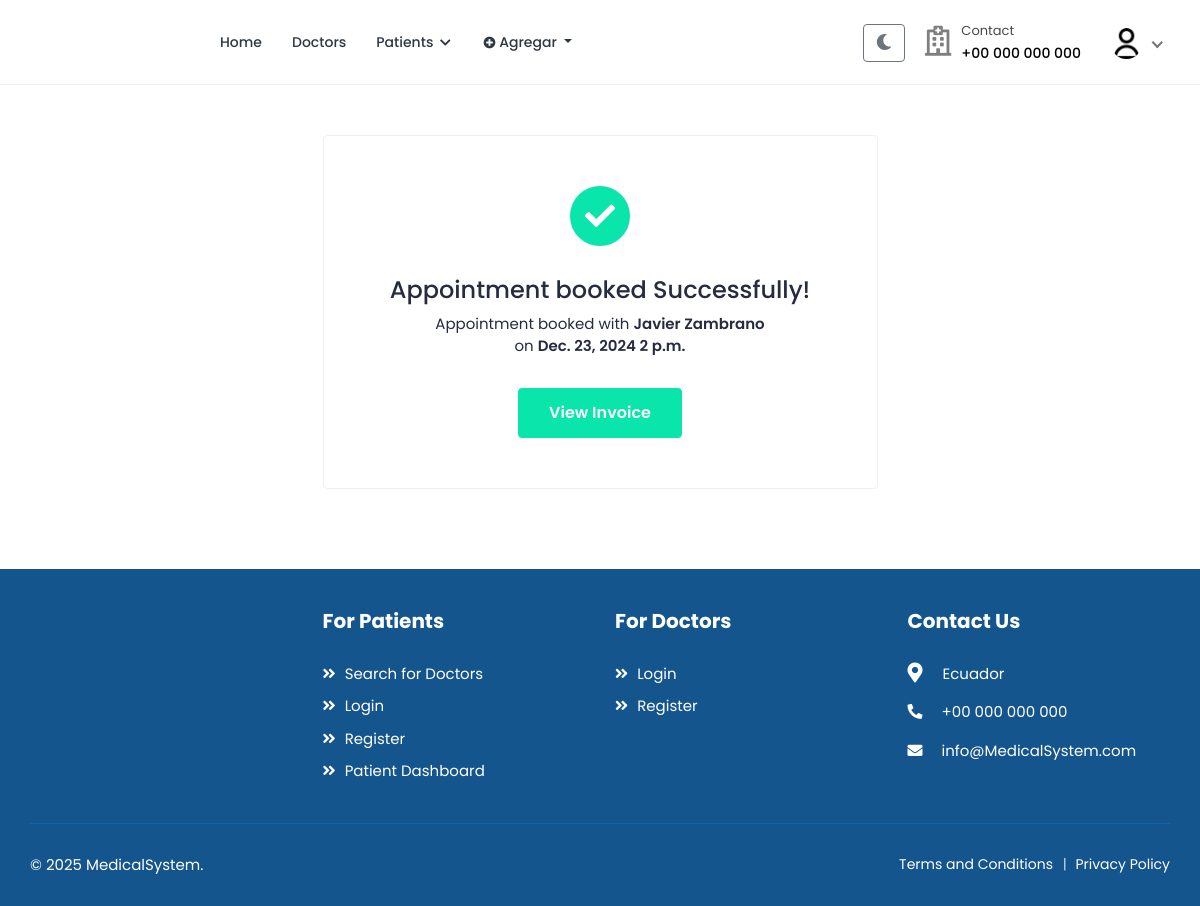
Screenshot of /bookings/1/success/ (signed in) with the database file from the repository.
### accounts/models.py (models this page shows, shortened)
class User(AbstractUser):
    class RoleChoices(models.TextChoices):
        DOCTOR = "doctor", "Doctor"
        PATIENT = "patient", "Patient"
    username = models.CharField(max_length=30, unique=True)
    role = models.CharField(
        choices=RoleChoices.choices,
        max_length=20,
        default="patient",
        error_messages={"required": "Role must be provided"},
    )
    email = models.EmailField(
        blank=True,
        error_messages={
            "unique": "A user with that email already exists.",
        },
    )
    first_name = models.CharField(max_length=150, blank=True)
    last_name = models.CharField(max_length=150, blank=True)
    registration_number = models.IntegerField(null=True, blank=True)
    USERNAME_FIELD = "username"
    REQUIRED_FIELDS = []
    objects = CustomUserManager()
    def get_full_name(self):
        full_name = "%s %s" % (self.first_name, self.last_name)
        return full_name.strip() or self.username

class Profile(models.Model):
    user = models.OneToOneField(User, on_delete=models.CASCADE, related_name="profile")
    avatar = models.ImageField(default="defaults/user.png", upload_to=profile_photo_directory_path)
    image = models.ImageField(upload_to='profiles/', null=True, blank=True)
    bio = models.TextField(blank=True, null=True)
    phone = models.CharField(max_length=20, blank=True, null=True)
    dob = models.DateField(blank=True, null=True)
    about = models.TextField(blank=True, null=True)
    specialization = models.CharField(max_length=255, blank=True, null=True)
    gender = models.CharField(max_length=10,
                              choices=
                              [("male", "Male"),
                               ("female", "Female"),
                               ("other", "Other")],blank=True,)
    address = models.TextField(blank=True, null=True)
    city = models.CharField(max_length=100, blank=True)
    state = models.CharField(max_length=100, blank=True)
    postal_code = models.CharField(max_length=20, blank=True)
    country = models.CharField(max_length=100, blank=True)
    price_per_consultation = models.DecimalField(max_digits=10, decimal_places=2, null=True, blank=True)
    is_available = models.BooleanField(default=True)
    blood_group = models.CharField(max_length=5,
        choices=[
            ("A+", "A+"),
            ("A-", "A-"),
            ("B+", "B+"),
            ("B-", "B-"),
            ("O+", "O+"),
            ("O-", "O-"),
            ("AB+", "AB+"),
            ("AB-", "AB-"),
        ],
        blank=True,
        null=True,
    )
    allergies = models.TextField(blank=True, null=True)
    medical_conditions = models.TextField(blank=True, null=True)
    experience = models.PositiveIntegerField(default=0)
    @property
    def image(self):
        return (
            self.avatar.url
            if self.avatar.storage.exists(self.avatar.name)
            else f"{settings.MEDIA_URL}defaults/user.png"
        )

### bookings/models.py (models this page shows, shortened)
class Booking(models.Model):
    STATUS_CHOICES = (
        ('pending', 'Pendiente'),
        ('confirmed', 'Confirmada'),
        ('cancelled', 'Cancelada'),
        ('completed', 'Completada'),
        ('no_show', 'No Show'),
    )
    CONSULTATION_TYPES = (
        ('normal', 'Consulta General'),
        ('specialty', 'Consulta por Especialidad'),
    )
    doctor = models.ForeignKey(
        settings.AUTH_USER_MODEL,
        on_delete=models.CASCADE,
        related_name="appointments",
        limit_choices_to={"role": "doctor"},
    )
    patient = models.ForeignKey(
        settings.AUTH_USER_MODEL,
        on_delete=models.CASCADE,
        related_name="patient_appointments",
        limit_choices_to={"role": "patient"},
    )
    appointment_date = models.DateField()
    appointment_time = models.TimeField()
    booking_date = models.DateTimeField(auto_now_add=True)
    status = models.CharField(
        max_length=20,
        choices=STATUS_CHOICES,
        default="pending",
    )
    notes = models.TextField(blank=True, null=True)
    consultation_type = models.CharField(
        max_length=20,
        choices=CONSULTATION_TYPES,
        default="normal",
        verbose_name="Tipo de consulta"
    )
    medical_history_file = models.FileField(
        upload_to='medical_histories/',
        blank=True,
        null=True,
        verbose_name="Archivo de historial médico"
    )
    payment_status = models.BooleanField(
        default=False,
        verbose_name="Estado de pago"
    )
    amount_paid = models.DecimalField(
        max_digits=10,
        decimal_places=2,
        null=True,
        blank=True,
        verbose_name="Monto pagado"
    )
    class Meta:
        ordering = ['-appointment_date', '-appointment_time']
        verbose_name = "Cita"
        verbose_name_plural = "Citas"
    class Meta:
        ordering = ["-appointment_date", "-appointment_time"]
        verbose_name = "Cita"
        verbose_name_plural = "Citas"
        unique_together = ["doctor", "appointment_date", "appointment_time"]

### bookings/views.py (the view)
class BookingSuccessView(LoginRequiredMixin, TemplateView):
    template_name = "bookings/booking-success.html"
    def get_context_data(self, **kwargs):
        context = super().get_context_data(**kwargs)
        context["booking"] = Booking.objects.get(id=kwargs["booking_id"])
        return context

### accounts/managers.py (called while the page is built)
    def get(self, *args, **kwargs):
        return super().select_related("profile").get(*args, **kwargs)

### templates/bookings/booking-success.html (shortened to what this page needs)
{% extends "base.html" %}
{% load static %}
{% block content %}
<div class="content success-page-cont">
    <div class="container-fluid">
        <div class="row justify-content-center">
            <div class="col-lg-6">
                <div class="card success-card">
                    <div class="card-body">
                        <div class="success-cont">
                            <i class="fas fa-check"></i>
                            <h3>Appointment booked Successfully!</h3>
                            <p>Appointment booked with <strong>{{ booking.doctor.get_full_name }}</strong><br> on <strong>{{ booking.appointment_date }} {{ booking.appointment_time }}</strong></p>
                            <a href="{% url 'bookings:booking-invoice' booking.id %}" class="btn btn-primary view-inv-btn">View Invoice</a>
                        </div>
                    </div>
                </div>
            </div>
        </div>
    </div>
</div>
{% endblock %}

### templates/includes/navbar.html (shortened to what this page needs)
{% load static %}
<header class="header">
    <nav class="navbar navbar-expand-lg header-nav">
        <div class="navbar-header">
            <a href="{% url 'core:home' %}" class="navbar-brand logo">
            </a>
        </div>
        <div class="main-menu-wrapper">
            <ul class="main-nav">
                <li {% if request.path == '/' %}class="active"{% endif %}>
                    <a href="{% url 'core:home' %}">Home</a>
                </li>
                <li class="has-submenu{% if request.path == '/doctors/' %} active {% endif %}">
                    <a href="{% url 'doctors:list' %}">Doctors</a>
                </li>
                {% if not user.is_authenticated %}
                    <li class="login-link">
                        <a href="{% url 'accounts:login' %}">Login / Signup</a>
                    </li>
                {% elif user.role == 'patient' %}
                    <li class="has-submenu {% if request.path == '/patients/' %} active {% endif %}">
                        <a href="#">Patients <i class="fas fa-chevron-down"></i></a>
                    </li>
                {% endif %}
                 {% if user.is_authenticated %}
                <li class="nav-item dropdown">
                    <a class="nav-link dropdown-toggle" href="#" role="button" data-toggle="dropdown" aria-expanded="false">
                        <i class="fas fa-plus-circle"></i> Agregar
                    </a>
                </li>
                {% endif %}
            </ul>
        </div>
        <ul class="nav header-navbar-rht">
            <li class="nav-item">
                <button id="theme-toggle" class="btn btn-outline-secondary" title="Toggle dark mode">
                </button>
            </li>
            <li class="nav-item contact-item">
                <div class="header-contact-img">
                    <i class="far fa-hospital"></i>
                </div>
                <div class="header-contact-detail">
                    <p class="contact-header">Contact</p>
                    <p class="contact-info-header"> +00 000 000 000</p>
                </div>
            </li>
            {% if not user.is_authenticated %}
                <li class="nav-item">
                    <a class="nav-link header-login" href="{% url 'accounts:login' %}">Login / Signup </a>
                </li>
            {% else %}
                <li class="nav-item dropdown has-arrow logged-item">
                    <a href="#" class="dropdown-toggle nav-link" data-toggle="dropdown">
                        <span class="user-img">
                            <img class="rounded-circle" src="{{ user.profile.image }}" width="31" alt="{{ user.username }}">
                        </span>
                    </a>
                </li>
            {% endif %}
        </ul>
    </nav>
</header>

### rows the page displays
User: profile.image (placeholder picture)
Booking: doctor.get_full_name "Javier Zambrano", appointment_date "Dec. 23, 2024", appointment_time "2 p.m."
